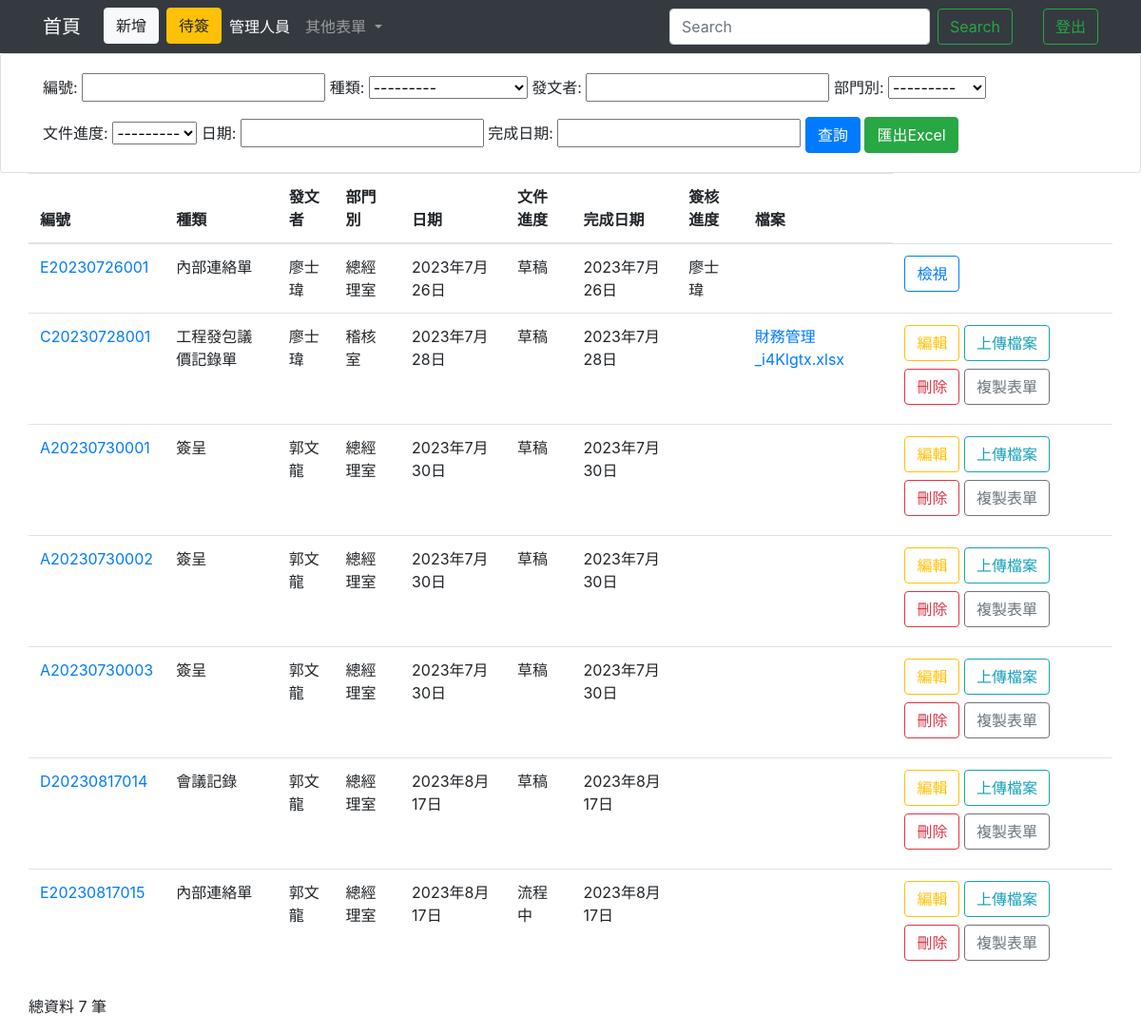
The app's page /homeIndex/ (signed in) with its own data.
### testapp/models.py (models this page shows)
class Home(models.Model):
    TYPE = (("簽呈","簽呈"),("會議記錄","會議記錄"),("內部連絡單","內部連絡單"),
            ("工程發包議價記錄單","工程發包議價記錄單"),("設計變更通知單","設計變更通知單"))
    DEP = (("總經理室","總經理室"),("稽核室","稽核室"),("文管中心","文管中心"),
            ("管理部","管理部"),("業務設計部","業務設計部"),("廠務部","廠務部"))
    PRO = (("草稿","草稿"),("流程中","流程中"),("廢單","廢單"),("結案","結案"))
    REC = (("None","無"),("郭文龍","郭文龍"),("侯國興","侯國興"),("郭文河","郭文河"),("高晟琅","高晟琅"),("黃睿堂","黃睿堂"),("鄭任雯","鄭任雯"),("高麗華","高麗華"),("侯宗仁","侯宗仁"),("黃美禎","黃美禎"),("江水木","江水木"),("吳建進","吳建進"),("王韋盛","王韋盛"),("陳佳欣","陳佳欣"),("蔡孟亭","蔡孟亭"),("馮文明","馮文明"),("陳恆瑞","陳恆瑞"),("郭文欽","郭文欽"),("陳春能","陳春能"),("黃春北","黃春北"))
    cNumber = models.CharField(max_length=50, default='', null=False)
    cAuther = models.CharField(max_length=20, null=False)#姓名
    cDepartment = models.CharField(max_length=50,null=False, choices=DEP)#單位
    cType = models.CharField(max_length=10,default=" ",null=False, choices=TYPE)
    cProgress = models.CharField(max_length=20,null=False,default='',choices=PRO)
    cDate = models.DateField(null=False)#日期
    cEndDate = models.DateField(blank=True, null=True)
    cLock = models.CharField(max_length=5,null=False,default='否')
    cReceive  = models.CharField(max_length=20,blank=True,null=True,choices=REC)
    cFile = models.FileField(blank=True, null=True)

### testapp/views.py (the view)
# urls.py: path('homeIndex/',homeIndex),
def homeIndex(request):
    global excel_filter
    if request.user.is_authenticated:
        username=request.user.username
        authenticate=request.user.is_staff
        firstname = request.user.first_name
    allPerson = Home.objects.filter(cReceive = firstname)
    allpersonCount = len(allPerson)
    if 'q' in request.GET:
        q = request.GET['q']
        multiple_q = Q(Q(cNumber__icontains=q) | Q(cDepartment__icontains=q) | Q(cType__icontains=q) | Q(cAuther__icontains=q) | Q(cProgress__icontains=q) | Q(cDate__icontains=q) | Q(cEndDate__icontains=q))
        all = Home.objects.filter(multiple_q)
        excel_filter = all
    else:
        all = Home.objects.all().order_by("id")
        homeFilter = HomeFilter(request.GET, queryset=all)
        all = homeFilter.qs
        excel_filter = all
    allHomeCount = len(all)
    return render(request, "homeIndex.html",locals())

### templates/homeIndex.html (shortened to what this page needs)
<!DOCTYPE html>
<html lang="en">
<head>
  <link rel="stylesheet" href="https://cdn.jsdelivr.net/npm/bootstrap@4.6.2/dist/css/bootstrap.min.css">
  {% load static %}
</head>
<body>
  <nav class="navbar navbar-expand-lg navbar-dark bg-dark">
    <div class="container">
      <a class="navbar-brand" href="/homeIndex/">首頁</a>
      <div class="collapse navbar-collapse" id="navbarSupportedContent">
        <ul class="navbar-nav mr-auto">
          <ul class="navbar-nav ml-2">
            <li class="nav-item">
              <button class="btn btn-light my-2 my-sm-0" onclick="home()">新增</button>
            </li>
          </ul>
          <ul class="navbar-nav ml-2">
            <li class="nav-item">
              <button class="btn btn-warning my-2 my-sm-0" id="{{firstname}}" onclick="perosonIndex(event)">待簽
              </button>
            </li>
          </ul>
          {% if username == "admin" %}
            <li class="nav-item active">
              <a class="nav-link" href="/admin/">管理人員 <span class="sr-only">(current)</span></a>
            </li>
          {% endif %}
          <li class="nav-item dropdown">
            <a class="nav-link dropdown-toggle" href="#" role="button" data-toggle="dropdown" aria-expanded="false">
              其他表單
            </a>
          </li>
        </ul>
        <form class="form-inline my-2 my-lg-0">
          <input class="form-control mr-sm-2" name='q' type="search" placeholder="Search" aria-label="Search">
          <button class="btn btn-outline-success my-2 my-sm-0" type="submit">Search</button>
        </form>
        <ul class="navbar-nav ml-2">
          <li class="nav-item active">
            <a class="nav-link disabled" style="color: green;">{{firstname}} <span class="sr-only">(current)</span></a>
          </li>
        </ul>
        <ul class="navbar-nav ml-2">
          <li class="nav-item">
            <button class="btn btn-outline-success my-2 my-sm-0" onclick="Logout(event)">登出</button>
          </li>
        </ul>
      </div>
    </div>
  </nav>
  <div class="card card-body">
    <form method="GET">
      <div class="container">
        編號: {{homeFilter.form.cNumber}}
        種類: {{homeFilter.form.cType}}
        發文者: {{homeFilter.form.cAuther}}
        部門別: {{homeFilter.form.cDepartment}}
        <span class="mt-2">文件進度: {{homeFilter.form.cProgress}}</span>
        <span class="mt-2">日期: {{homeFilter.form.cDate}}</span>
        <span class="mt-2">完成日期: {{homeFilter.form.cEndDate}}</span>
        <input type="submit" class="btn btn-primary" value="查詢" />
        <button type="button" class="btn btn-success" onclick="excel_download()">匯出Excel</button>
      </div>
    </form>
  </div>
  <form action="." method="POST">
    <div class="container-lg">
      <div class="row">
        <table class="table">
          <thead>
            <th scope="col">編號</th>
            <th scope="col">種類</th>
            <th scope="col">發文者</th>
            <th scope="col">部門別</th>
            <th scope="col">日期</th>
            <th scope="col">文件進度</th>
            <th scope="col">完成日期</th>
            <th scope="col">簽核進度</th>
            <th scope="col">檔案</th>
          </thead>
          <tbody>
            {% for unit in all %}
            <tr>
              {% if unit.cType == "簽呈" %}
                <td><a href="/signView/{{unit.cNumber}}/">{{unit.cNumber}}</a> </td>
              {% elif unit.cType == "會議記錄" %}
                <td><a href="/meetingView/{{unit.cNumber}}/">{{unit.cNumber}}</a> </td>
              {% elif unit.cType == "內部連絡單" %}
                <td><a href="/contactView/{{unit.cNumber}}/">{{unit.cNumber}}</a></td>
              {% elif unit.cType == "工程發包議價記錄單" %}
                <td><a href="/contractView/{{unit.cNumber}}/">{{unit.cNumber}}</a></td>
              {% else %}
                <td><a href="/changeView/{{unit.cNumber}}/">{{unit.cNumber}}</a></td>
              {% endif %}
              <td>{{unit.cType}}</td>
              <td>{{unit.cAuther}}</td>
              <td>{{unit.cDepartment}}</td>
              <td>{{unit.cDate}}</td>
              <td>{{unit.cProgress}}</td>
              <td>{{unit.cEndDate}}</td>
              {% if unit.cReceive != "None" %}
                <td>{{unit.cReceive}}</td>
              {% else %}
              <td></td>
              {% endif %}
              {% if unit.cFile != None %}
                <td><a href="http://127.0.0.1:8000/media/{{unit.cFile}}" download>{{unit.cFile}}</a></td>
              {% else %}
                <td>{{unit.cFile}}</td>
              {% endif %}
              {% if unit.cLock == "否" %}
                {% if unit.cReceive == "None" %}
                <td>
                  <button type="button" class="btn btn-outline-warning mb-2" id="Detail/{{unit.cNumber}}" onclick="Detail(event)">編輯</button>
                  <button type="button" class="btn btn-outline-info mb-2" id="{{unit.id}}" onclick="Edit(event)">上傳檔案</button>
                  <button type="button" class="btn btn-outline-danger mb-2" id="{{unit.id}}" onclick="Delete(event)">刪除</button>
                  <button type="button" class="btn btn-outline-secondary mb-2" id="{{unit.cNumber}}" onclick="Copy(event)">複製表單</button>
                </td>
                {% else %}
                  {% if unit.cType == "簽呈" %}
                    <td>
                      <button type="button" class="btn btn-outline-primary" id="signView/{{unit.cNumber}}" onclick="View(event)">檢視</button>
                    </td>
                  {% elif unit.cType == "內部連絡單" %}
                    <td>
                      <button type="button" class="btn btn-outline-primary" id="contactView/{{unit.cNumber}}" onclick="View(event)">檢視</button>
                    </td>
                  {% elif unit.cType == "會議記錄" %}
                    <td>
                      <button type="button" class="btn btn-outline-primary" id="meetingView/{{unit.cNumber}}" onclick="View(event)">檢視</button>
                    </td>
                  {% elif unit.cType == "工程發包議價記錄單" %}
                    <td>
                      <button type="button" class="btn btn-outline-primary" id="contractView/{{unit.cNumber}}" onclick="View(event)">檢視</button>
                    </td>
                  {% else %}
                    <td>
                      <button type="button" class="btn btn-outline-primary" id="changeView/{{unit.cNumber}}" onclick="View(event)">檢視</button>
                    </td>
                  {% endif %}
                {% endif %}
              {% endif %}
            </tr>
            {% endfor %}
          </tbody>
        </table>
      </div>
    </div>
  </form>
  <div class="container">
    <div class="row">
      <p>總資料 {{allHomeCount}} 筆</p>
    </div>
  </div>
</body>
</html>

### records on screen
Home: cNumber "E20230726001", cType "內部連絡單", cAuther "廖士瑋", cDepartment "總經理室", cDate "2023年7月26日", cProgress "草稿", cEndDate "2023年7月26日", cReceive "廖士瑋"
Home: cNumber "C20230728001", cType "工程發包議價記錄單", cAuther "廖士瑋", cDepartment "稽核室", cDate "2023年7月28日", cProgress "草稿", cEndDate "2023年7月28日", cReceive "None" (drawn), cFile "財務管理_i4Klgtx.xlsx"
Home: cNumber "A20230730001", cType "簽呈", cAuther "郭文龍", cDepartment "總經理室", cDate "2023年7月30日", cProgress "草稿", cEndDate "2023年7月30日", cReceive "None" (drawn)
Home: cNumber "A20230730002", cType "簽呈", cAuther "郭文龍", cDepartment "總經理室", cDate "2023年7月30日", cProgress "草稿", cEndDate "2023年7月30日", cReceive "None" (drawn)
Home: cNumber "A20230730003", cType "簽呈", cAuther "郭文龍", cDepartment "總經理室", cDate "2023年7月30日", cProgress "草稿", cEndDate "2023年7月30日", cReceive "None" (drawn)
Home: cNumber "D20230817014", cType "會議記錄", cAuther "郭文龍", cDepartment "總經理室", cDate "2023年8月17日", cProgress "草稿", cEndDate "2023年8月17日", cReceive "None" (drawn)
Home: cNumber "E20230817015", cType "內部連絡單", cAuther "郭文龍", cDepartment "總經理室", cDate "2023年8月17日", cProgress "流程中", cEndDate "2023年8月17日", cReceive "None" (drawn)

### other values on screen
{{ allHomeCount }} "7"
